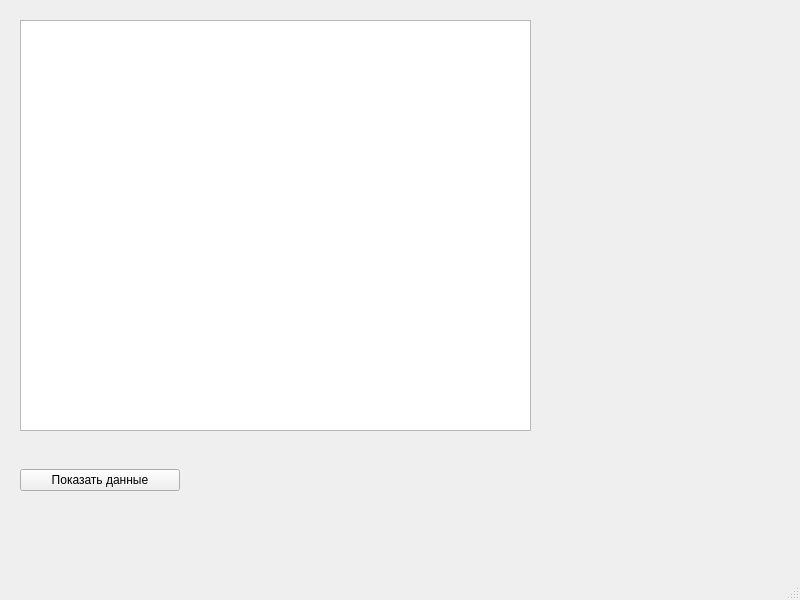
<?xml version="1.0" encoding="UTF-8"?>
<ui version="4.0">
 <class>MainWindow</class>
 <widget class="QMainWindow" name="MainWindow">
  <property name="geometry">
   <rect>
    <x>0</x>
    <y>0</y>
    <width>800</width>
    <height>600</height>
   </rect>
  </property>
  <property name="windowTitle">
   <string>MainWindow</string>
  </property>
  <widget class="QWidget" name="centralwidget">
   <widget class="QTableWidget" name="tableWidget">
    <property name="geometry">
     <rect>
      <x>20</x>
      <y>20</y>
      <width>511</width>
      <height>411</height>
     </rect>
    </property>
   </widget>
   <widget class="QWidget" name="horizontalLayoutWidget">
    <property name="geometry">
     <rect>
      <x>20</x>
      <y>440</y>
      <width>160</width>
      <height>80</height>
     </rect>
    </property>
    <layout class="QHBoxLayout" name="horizontalLayout">
     <item>
      <widget class="QPushButton" name="pushButton">
       <property name="text">
        <string>Показать данные</string>
       </property>
      </widget>
     </item>
    </layout>
   </widget>
  </widget>
  <widget class="QMenuBar" name="menubar">
   <property name="geometry">
    <rect>
     <x>0</x>
     <y>0</y>
     <width>800</width>
     <height>21</height>
    </rect>
   </property>
  </widget>
  <widget class="QStatusBar" name="statusbar"/>
 </widget>
 <resources/>
 <connections/>
</ui>
